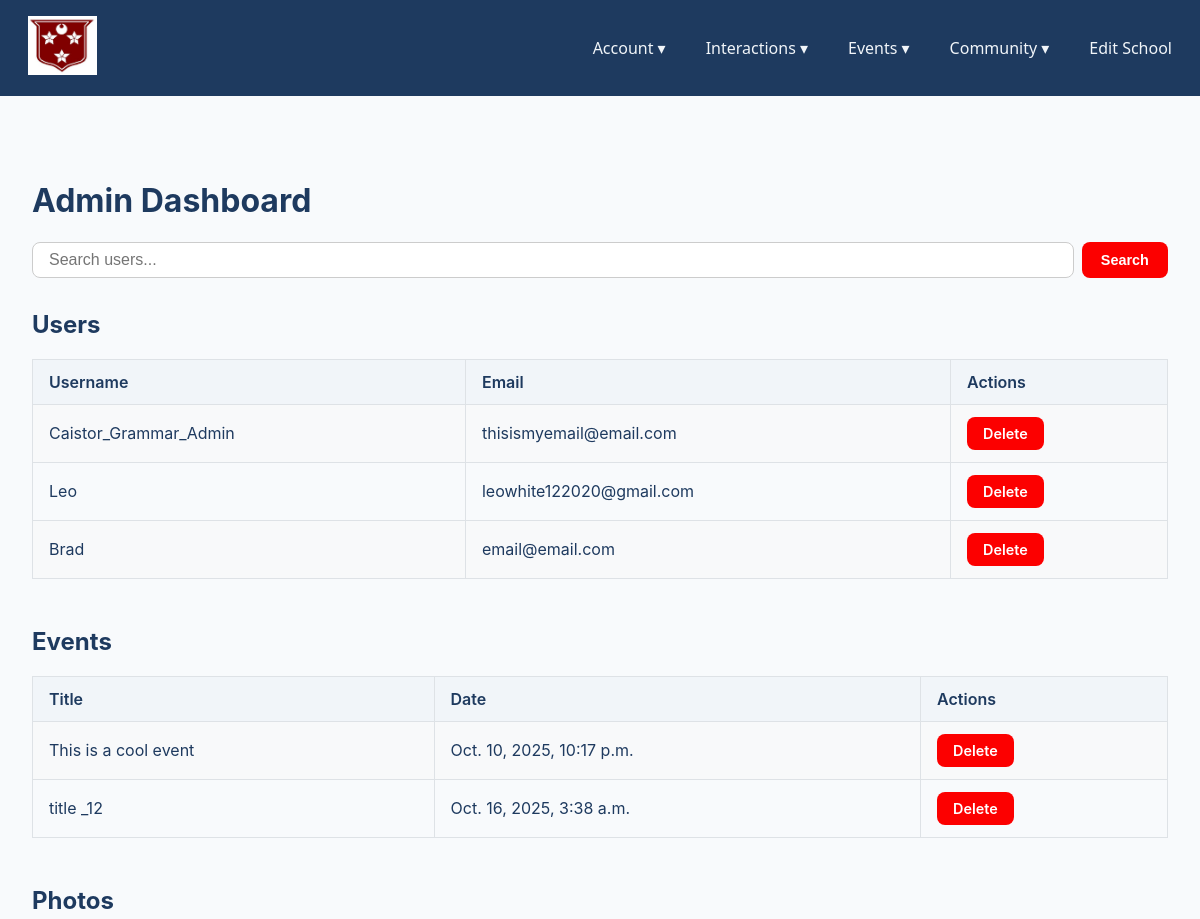
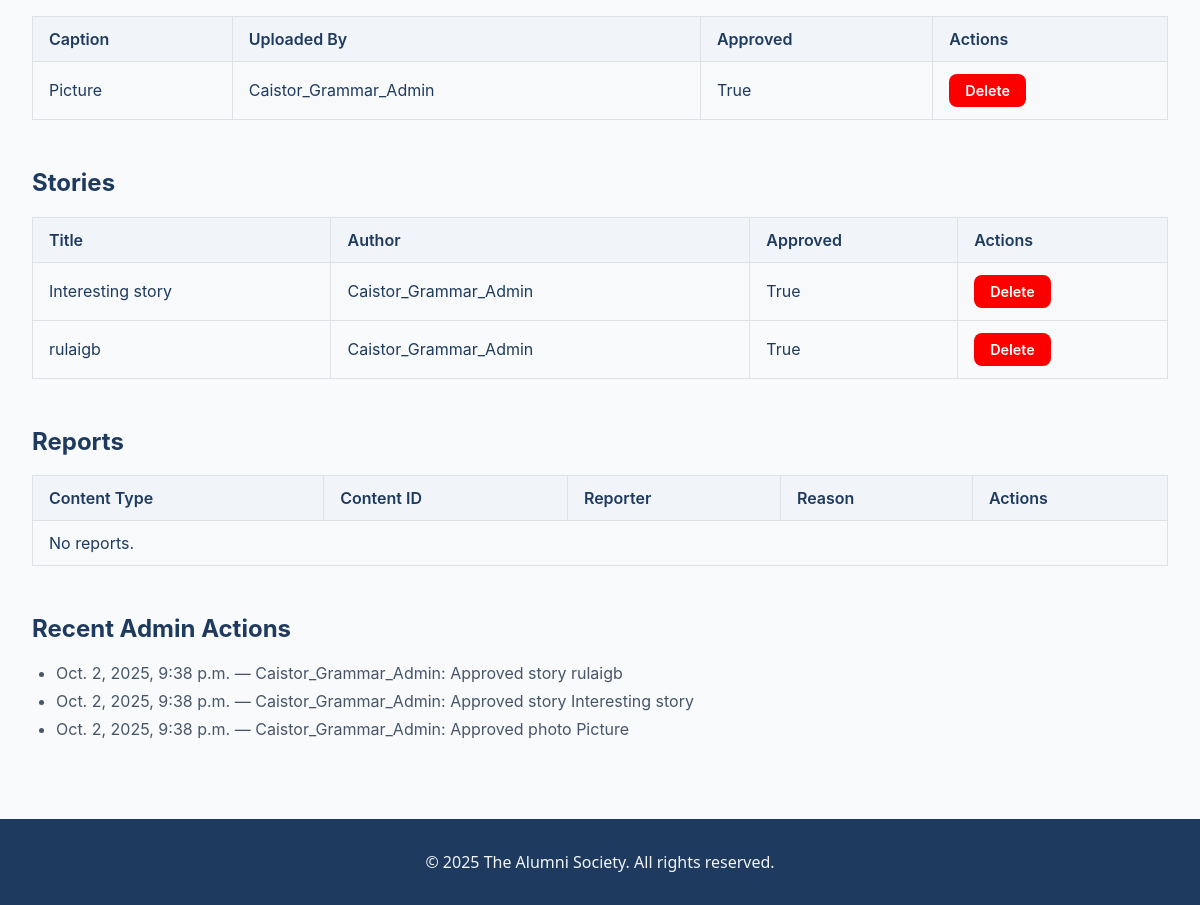
The page /custom_admin/ (signed in) on the database its author committed (2 pictures, top to bottom).
### Accounts/models.py (models this page shows, shortened)
class User(AbstractUser):
    school = models.ForeignKey(School, on_delete=models.CASCADE, related_name="users", null=True, blank=True)
    graduation_year = models.PositiveIntegerField(null=True, blank=True)
    occupation = models.CharField(max_length=100, blank=True)
    bio = models.TextField(blank=True)
    linkedin_url = models.URLField(blank=True)
    profile_picture = models.ImageField(upload_to='profile_pics/', blank=True, null=True)
    is_staff_account = models.BooleanField(default=False)
    is_superuser_account = models.BooleanField(default=False)
    is_student_account = models.BooleanField(default=False)

### schools/models.py (models this page shows, shortened)
class School(models.Model):
    name = models.CharField(max_length=255, unique=True)
    logo = models.ImageField(upload_to="school_logos/", blank=True, null=True)
    description = models.TextField(blank=True)
    address = models.TextField(blank=True)
    banner_image = models.ImageField(upload_to="school_banners/", blank=True, null=True)

### events/models.py (models this page shows, shortened)
class Event(models.Model):
    school = models.ForeignKey(
        School,
        on_delete=models.CASCADE,
        related_name="Events",
        default=1
    )
    title = models.CharField(max_length=200)
    description = models.TextField()
    location = models.CharField(max_length=200, blank=True)
    start_time = models.DateTimeField()
    end_time = models.DateTimeField()
    created_by = models.ForeignKey(
        settings.AUTH_USER_MODEL,
        on_delete=models.CASCADE,
        related_name="events_created"
    )
    created_at = models.DateTimeField(auto_now_add=True)
    updated_at = models.DateTimeField(auto_now=True)

### community/models.py (models this page shows, shortened)
class Photo(models.Model):
    school = models.ForeignKey(
        School,
        on_delete=models.CASCADE,
        related_name="Photo",
        default=1
    )
    uploaded_by = models.ForeignKey(settings.AUTH_USER_MODEL, on_delete=models.CASCADE)
    image = models.ImageField(upload_to="community/photos/")
    caption = models.CharField(max_length=255, blank=True)
    uploaded_at = models.DateTimeField(auto_now_add=True)
    approved = models.BooleanField(default=False)  # Admin approval

class Story(models.Model):
    school = models.ForeignKey(
        School,
        on_delete=models.CASCADE,
        related_name="story",
        default=1
    )
    author = models.ForeignKey(settings.AUTH_USER_MODEL, on_delete=models.CASCADE)
    title = models.CharField(max_length=200)
    content = models.TextField()
    created_at = models.DateTimeField(auto_now_add=True)
    approved = models.BooleanField(default=False)  # Admin moderation

### custom_admin/models.py (models this page shows, shortened)
class AdminLog(models.Model):
    school = models.ForeignKey(
        School,
        on_delete=models.CASCADE,
        related_name="AdminLog",
        default=1
    )
    admin = models.ForeignKey(settings.AUTH_USER_MODEL, on_delete=models.CASCADE)
    action = models.TextField()
    created_at = models.DateTimeField(auto_now_add=True)

### custom_admin/views.py (the view, shortened to what this page needs)
# urls.py: path("", views.dashboard, name="dashboard"),
@login_required
@user_passes_test(staff_required)
def dashboard(request):
    search_query = request.GET.get('search', '')
    users = User.objects.filter(school=request.user.school)
    if request.user.school:
        users = User.objects.filter(school=request.user.school)
    else:
        users = User.objects.all()
    events = Event.objects.filter(school=request.user.school)
    photos = Photo.objects.filter(school=request.user.school)
    stories = Story.objects.filter(school=request.user.school)
    reports = Report.objects.filter(school=request.user.school, resolved=False)
    logs = AdminLog.objects.filter(school=request.user.school).order_by('-created_at')[:50]  # last 50 actions
    return render(request, "custom_admin/dashboard.html", {
        "users": users,
        "events": events,
        "photos": photos,
        "stories": stories,
        "reports": reports,
        "logs": logs,
        "search_query": search_query
    })

### custom_admin/views.py (called while the page is built)
def staff_required(user):
    if user.is_staff_account or user.is_superuser_account:
        answer = True
    else:
        answer = False
    return answer

### Website/custom_admin/templates/custom_admin/dashboard.html (shortened to what this page needs)
{% extends "Main/base.html" %}
{% block content %}
<div class="admin-container">
    <h1>Admin Dashboard</h1>
    <form method="get" class="admin-search">
        <input type="text" name="search" placeholder="Search users..." value="{{ search_query }}">
        <button type="submit" class="btn admin-action-btn">Search</button>
    </form>
    <h2>Users</h2>
    <table class="admin-table">
        <tr><th>Username</th><th>Email</th><th>Actions</th></tr>
        {% for user in users %}
        <tr>
            <td>{{ user.username }}</td>
            <td>{{ user.email }}</td>
            <td>
                <a href="{% url 'custom_admin:delete_user' user.id %}" class="btn admin-action-btn">Delete</a>
            </td>
        </tr>
        {% endfor %}
    </table>
    <h2>Events</h2>
    <table class="admin-table">
        <tr><th>Title</th><th>Date</th><th>Actions</th></tr>
        {% for event in events %}
        <tr>
            <td>{{ event.title }}</td>
            <td>{{ event.start_time }}</td>
            <td>
                <a href="{% url 'custom_admin:delete_event' event.id %}" class="btn admin-action-btn">Delete</a>
            </td>
        </tr>
        {% endfor %}
    </table>
    <h2>Photos</h2>
    <table class="admin-table">
        <tr><th>Caption</th><th>Uploaded By</th><th>Approved</th><th>Actions</th></tr>
        {% for photo in photos %}
        <tr>
            <td>{{ photo.caption }}</td>
            <td>{{ photo.uploaded_by.username }}</td>
            <td>{{ photo.approved }}</td>
            <td>
                <a href="{% url 'custom_admin:delete_photo' photo.id %}" class="btn admin-action-btn">Delete</a>
            </td>
        </tr>
        {% endfor %}
    </table>
    <h2>Stories</h2>
    <table class="admin-table">
        <tr><th>Title</th><th>Author</th><th>Approved</th><th>Actions</th></tr>
        {% for story in stories %}
        <tr>
            <td>{{ story.title }}</td>
            <td>{{ story.author.username }}</td>
            <td>{{ story.approved }}</td>
            <td>
                <a href="{% url 'custom_admin:delete_story' story.id %}" class="btn admin-action-btn">Delete</a>
            </td>
        </tr>
        {% endfor %}
    </table>
    <h2>Reports</h2>
    <table class="admin-table">
        <tr><th>Content Type</th><th>Content ID</th><th>Reporter</th><th>Reason</th><th>Actions</th></tr>
        {% for report in reports %}
        <tr>
            <td>{{ report.get_content_type_display }}</td>
            <td>{{ report.content_id }}</td>
            <td>{{ report.reporter.username }}</td>
            <td>{{ report.reason }}</td>
            <td>
                <a href="{% url 'custom_:resolve_report' report.id %}" class="btn admin-action-btn">Mark Resolved</a>
            </td>
        </tr>
        {% empty %}
        <tr><td colspan="5">No reports.</td></tr>
        {% endfor %}
    </table>
    <h2>Recent Admin Actions</h2>
    <ul class="admin-log">
        {% for log in logs %}
        <li>{{ log.created_at }} — {{ log.admin.username }}: {{ log.action }}</li>
        {% endfor %}
    </ul>
</div>
{% endblock %}

### Main/templates/Main/base.html (shortened to what this page needs)
<!DOCTYPE html>
<html lang="en">
<head>
    {% load static %}
    <link rel="stylesheet" href="{% static 'Main/style.css' %}">
</head>
<body>
<nav>
  <div class="nav-container">
    <div class="logo">
      <a href="{% url 'Main:homepage' %}" class="logo1">
        <p class="navtitle">
          {% if user.is_authenticated %}
            <img class="navbar-logo" src="{{ user.school.logo.url }}">
          {% else %}
            <img class="navbar-logo" src="{% static 'images/The Alumni Society Logo.png' %}" alt="Logo">
            {% endif %}
      </a>
    </div>
    <ul class="nav-links">
      {% if user.is_authenticated %}
      <li class="dropdown">
        <a href="#">Account ▾</a>
      </li>
      <li class="dropdown">
        <a href="#">Interactions ▾</a>
      </li>
      <li class="dropdown">
        <a href="#">Events ▾</a>
      </li>
      <li class="dropdown">
        <a href="#">Community ▾</a>
      </li>
      {% else %}
      <li><a href="{% url 'Accounts:login' %}">Login</a></li>
      <li><a href="{% url 'Accounts:create_account' %}">Create Account</a></li>
      {% endif %}
      {% if user.is_staff_account %}
      <li><a href="{% url 'schools:edit_school' user.school.id %}">Edit School</a></li>
      {% endif %}
    </ul>
  </div>
</nav>
    <main>
        {% block content %}
        {% endblock %}
    </main>
    <footer>
        <p>&copy; {{ year|default:2025 }} The Alumni Society. All rights reserved.</p>
    </footer>
</body>
</html>

### Main/static/Main/style.css (style rules this page uses)
nav { background: #1e3a5f; padding: 0.5rem 1rem; }
footer { background: #1e3a5f; padding: 1rem 0; text-align: center; color: #f1f5f9; }
.nav-container { display: flex; justify-content: space-between; align-items: center; max-height: 80px; }
.nav-links { list-style: none; display: flex; gap: 1rem; margin: 0; padding: 0; }
.nav-links li { position: relative; }
.logo1 { text-decoration: none; color: inherit; }
.navtitle { color: #f1f5f9; text-decoration: none; padding: 0.5rem 0.75rem; display: block; }
.nav-links a { color: #f1f5f9; text-decoration: none; padding: 0.5rem 0.75rem; display: block; }
body { display: flex; flex-direction: column; min-height: 100vh; margin: 0; padding: 0; font-family: 'Segoe UI', Arial, sans-serif; background-color: #f8fafc; color: #222; }
main { flex: 1; }
.navbar-logo { min-height: 50px; max-width: 120px; max-height: 60px; height: auto; width: auto; object-fit: contain; }
.admin-container { max-width: 1200px; margin: 2rem auto; padding: 2rem; font-family: 'Inter', sans-serif; color: #1e3a5f; }
.admin-search { margin-bottom: 2rem; display: flex; gap: 0.5rem; }
.admin-search input { flex: 1; padding: 0.5rem 1rem; border: 1px solid #ccc; border-radius: 8px; font-size: 1rem; }
.admin-search .btn.admin-action-btn { padding: 0.55rem 1.2rem; }
.admin-table { width: 100%; border-collapse: collapse; margin-bottom: 3rem; }
.admin-table th, .admin-table td { padding: 0.75rem 1rem; border: 1px solid #dee2e6; text-align: left; }
.admin-table th { background: #f1f5f9; color: #1e3a5f; font-weight: 600; }
.admin-table tr:nth-child(even) { background: #f8f9fa; }
.btn.admin-action-btn { display: inline-block; font-size: 0.9rem; font-weight: 600; color: #fff; background: #fc0000; border: none; border-radius: 8px; cursor: pointer; text-decoration: none; padding: 0.5rem 1rem; transition: background 0.25s, transform 0.2s; }
.admin-log { list-style: disc; padding-left: 1.5rem; color: #475569; }
.admin-log li { margin-bottom: 0.5rem; }

### rows shown on the page
User: school.logo (picture), username "Caistor_Grammar_Admin", email "thisismyemail@email.com"
User: username "Leo", email "leowhite122020@gmail.com"
User: username "Brad", email "email@email.com"
Event: title "This is a cool event", start_time "Oct. 10, 2025, 10:17 p.m."
Event: title "title _12", start_time "Oct. 16, 2025, 3:38 a.m."
Photo: caption "Picture", uploaded_by.username "Caistor_Grammar_Admin", approved "True"
Story: title "Interesting story", author.username "Caistor_Grammar_Admin", approved "True"
Story: title "rulaigb", author.username "Caistor_Grammar_Admin", approved "True"
AdminLog: created_at "Oct. 2, 2025, 9:38 p.m.", admin.username "Caistor_Grammar_Admin", action "Approved story rulaigb"
AdminLog: created_at "Oct. 2, 2025, 9:38 p.m.", admin.username "Caistor_Grammar_Admin", action "Approved story Interesting story"
AdminLog: created_at "Oct. 2, 2025, 9:38 p.m.", admin.username "Caistor_Grammar_Admin", action "Approved photo Picture"

### other values the page prints
{{ year|default:2025 }} "2025"
